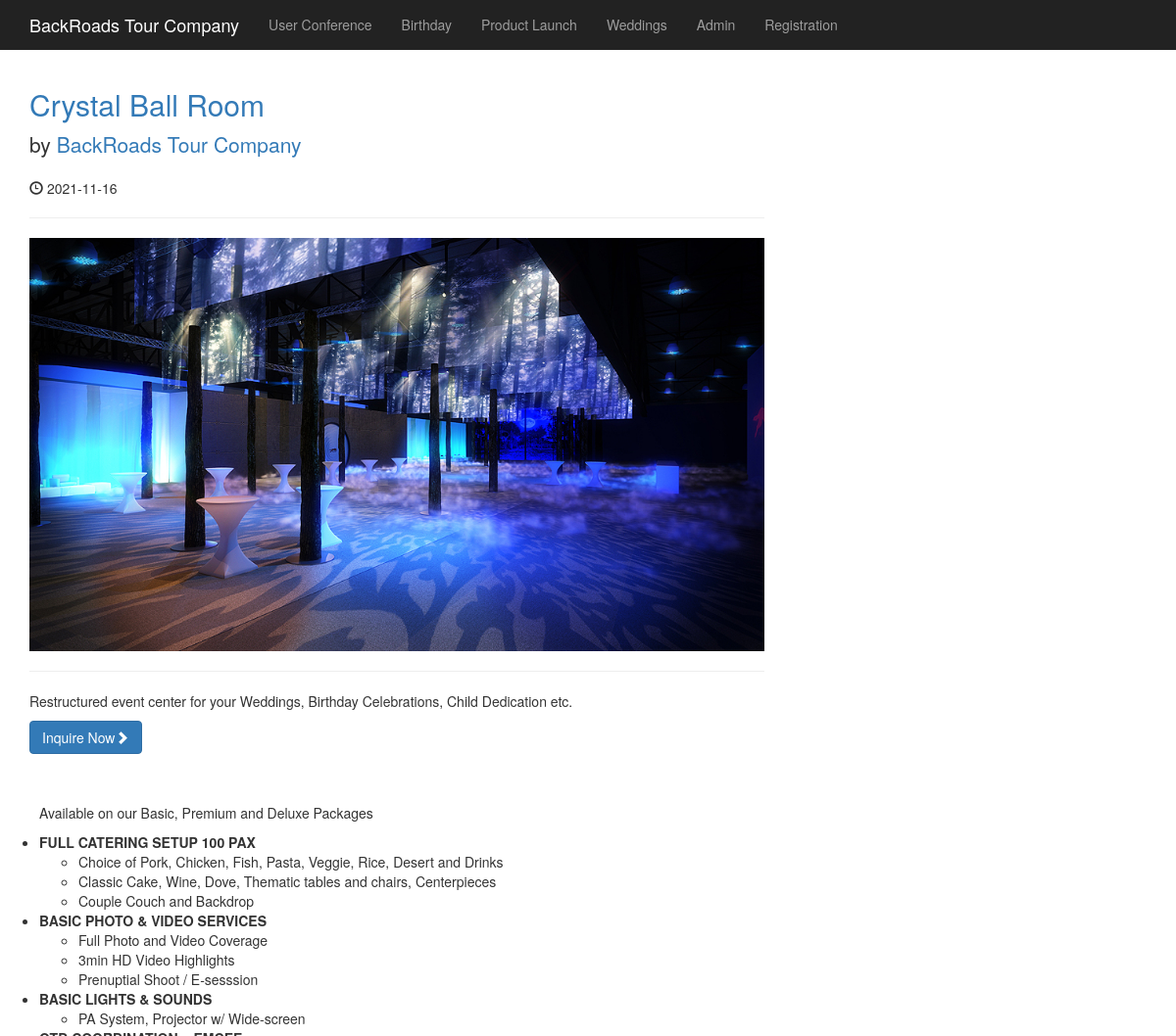
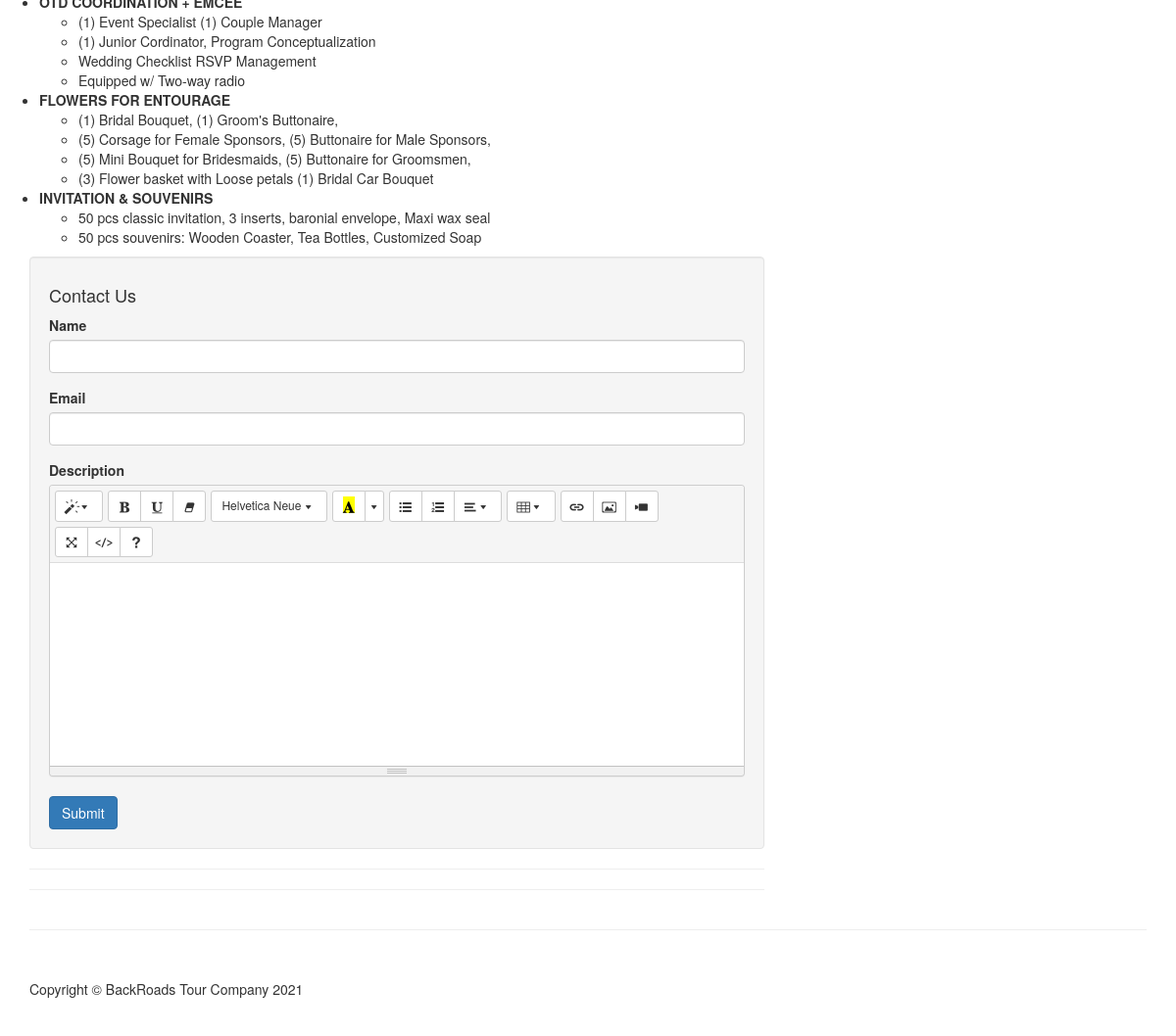
The page /post.php?p_id=2 on the database its author committed (2 pictures, top to bottom).
### tables this page shows
CREATE TABLE `categories` (
  `cat_id` int(3) NOT NULL,
  `cat_title` varchar(255) NOT NULL
);

CREATE TABLE `posts` (
  `post_id` int(3) NOT NULL,
  `post_category_id` int(3) NOT NULL,
  `post_title` varchar(255) NOT NULL,
  `post_author` varchar(255) NOT NULL,
  `post_date` date NOT NULL,
  `post_image` text NOT NULL,
  `post_content` text NOT NULL,
  `post_tags` varchar(255) NOT NULL,
  `post_comment_count` int(11) NOT NULL,
  `post_status` varchar(255) NOT NULL DEFAULT 'draft'
);

### post.php (the view, shortened to what this page needs)
<?php include "./includes/header.php"; ?>
<?php include "./includes/db.php"; ?>
<?php include "./includes/navigation.php"; ?>
<div class="container" style="margin: 0 auto !important;">
    <div class="row">
    <div class="col-md-8">
    <?php
    if(isset($_GET['p_id'])){
        $the_post_id = $_GET['p_id'];
    $query = "SELECT * FROM posts WHERE post_id = $the_post_id ";
    $select_all_posts_query = mysqli_query($connection, $query);
    while($row = mysqli_fetch_array($select_all_posts_query)){
        $post_title = $row['post_title'];
        $post_author = $row['post_author'];
        $post_date = $row['post_date'];
        $post_image = $row['post_image'];
        $post_content = substr($row['post_content'],0,150);
    ?>
        <h2>
            <a href="#"><?php echo $post_title; ?></a>
        </h2>
        <p class="lead">
            by <a href="index.php"><?php echo $post_author; ?></a>
        </p>
        <p><span class="glyphicon glyphicon-time"></span> <?php echo $post_date; ?></p>
        <hr>
        <img class="img-responsive" src="images/<?php echo $post_image ?>" alt="">
        <hr>
        <p><?php echo $post_content; ?></p>
        <a class="btn btn-primary" href="#contact-form">Inquire Now<span class="glyphicon glyphicon-chevron-right"></span></a>
<?php }
}
else {
    header("Location: index.php");
}
?>
<ul class="package-details">
    <p>Available on our Basic, Premium and Deluxe Packages</p>
    <li class="heading">FULL CATERING SETUP 100 PAX
        <ul class="sub">
            <li>Choice of Pork, Chicken, Fish, Pasta, Veggie, Rice, Desert and Drinks</li>
            <li>Classic Cake, Wine, Dove, Thematic tables and chairs, Centerpieces</li>
            <li>Couple Couch and Backdrop</li>
        </ul>
    </li>
    <li class="heading">BASIC PHOTO & VIDEO SERVICES
        <ul class="sub">
            <li>Full Photo and Video Coverage</li>
            <li>3min HD Video Highlights</li>
            <li>Prenuptial Shoot / E-sesssion</li>
        </ul>
    </li>
    <li class="heading">BASIC LIGHTS & SOUNDS
        <ul class="sub">
            <li>PA System, Projector w/ Wide-screen</li>
        </ul>
    </li>
    <li class="heading">OTD COORDINATION + EMCEE
        <ul class="sub">
            <li>(1) Event Specialist (1) Couple Manager</li>
            <li>(1) Junior Cordinator, Program Conceptualization</li>
            <li>Wedding Checklist RSVP Management</li>
            <li>Equipped w/ Two-way radio</li>
        </ul>
    </li>
    <li class="heading">FLOWERS FOR ENTOURAGE
        <ul class="sub">
            <li>(1) Bridal Bouquet, (1) Groom's Buttonaire,</li>
            <li>(5) Corsage for Female Sponsors, (5) Buttonaire for Male Sponsors,</li>
            <li>(5) Mini Bouquet for Bridesmaids, (5) Buttonaire for Groomsmen,</li>
            <li>(3) Flower basket with Loose petals (1) Bridal Car Bouquet</li>
        </ul>
    </li>
    <li class="heading">INVITATION & SOUVENIRS
        <ul class="sub">
            <li>50 pcs classic invitation, 3 inserts, baronial envelope, Maxi wax seal</li>
            <li>50 pcs souvenirs: Wooden Coaster, Tea Bottles, Customized Soap</li>
        </ul>
    </li>
</ul>
<div class="well" id="contact-form">
<h4>Contact Us </h4>
<form action="" role="form" method="post">
    <label for="author">Name</label>
    <div class="form-group">
        <input type="text" name="customer_name" class="form-control">
    </div>
    <label for="email">Email</label>
    <div class="form-group">
        <input type="email" name="customer_email" class="form-control" >
    </div>
    <label for="comment">Description</label>
    <div class="form-group">
    </div>
        <button type="submit" name="create_inquiry" class="btn btn-primary">Submit</button>
    </form>
</div>
                <hr>
        <hr>
    </div>
</div>
<hr>
<?php include "./includes/footer.php"; ?>

### includes/navigation.php (shortened to what this page needs)
<nav class="navbar navbar-inverse navbar-fixed-top" role="navigation">
    <div class="container">
<div class="navbar-header">
    <a class="navbar-brand" href="index.php" style="color: white;">BackRoads Tour Company</a>
</div>
<div class="collapse navbar-collapse" id="bs-example-navbar-collapse-1">
<ul class="nav navbar-nav">
    <?php
    $query = "SELECT * FROM categories LIMIT 4";
    $select_all_categories = mysqli_query($connection, $query);
    while($row = mysqli_fetch_array($select_all_categories)){
        $cat_id = $row['cat_id'];
        $cat_title = $row['cat_title'];
        echo "<li><a href='category.php?category=$cat_id'>{$cat_title}</a></li>";
    }
?>
        <li>
            <a href="./admin/index.php">Admin</a>
        </li>
        <li>
            <a href="registration.php">Registration</a>
        </li>
    </ul>
</div>
</div>
</nav>

### css/blog-home.css (style rules this page uses)
body { padding-top: 70px; }

### post.php (style rules this page uses)
.package-details { margin-top: 5rem; margin-left: -3rem; }
.heading { font-weight: bold !important; }
.sub { font-weight: lighter !important; }

### rows shown on the page
categories: cat_title "User Conference"
categories: cat_title "Birthday"
categories: cat_title "Product Launch"
categories: cat_title "Weddings"
posts: post_title "Crystal Ball Room", post_author "BackRoads Tour Company", post_date "2021-11-16", post_image (picture), post_content "Restructured event center for your Weddings, Birthday Celebrations, Child Dedication etc."
